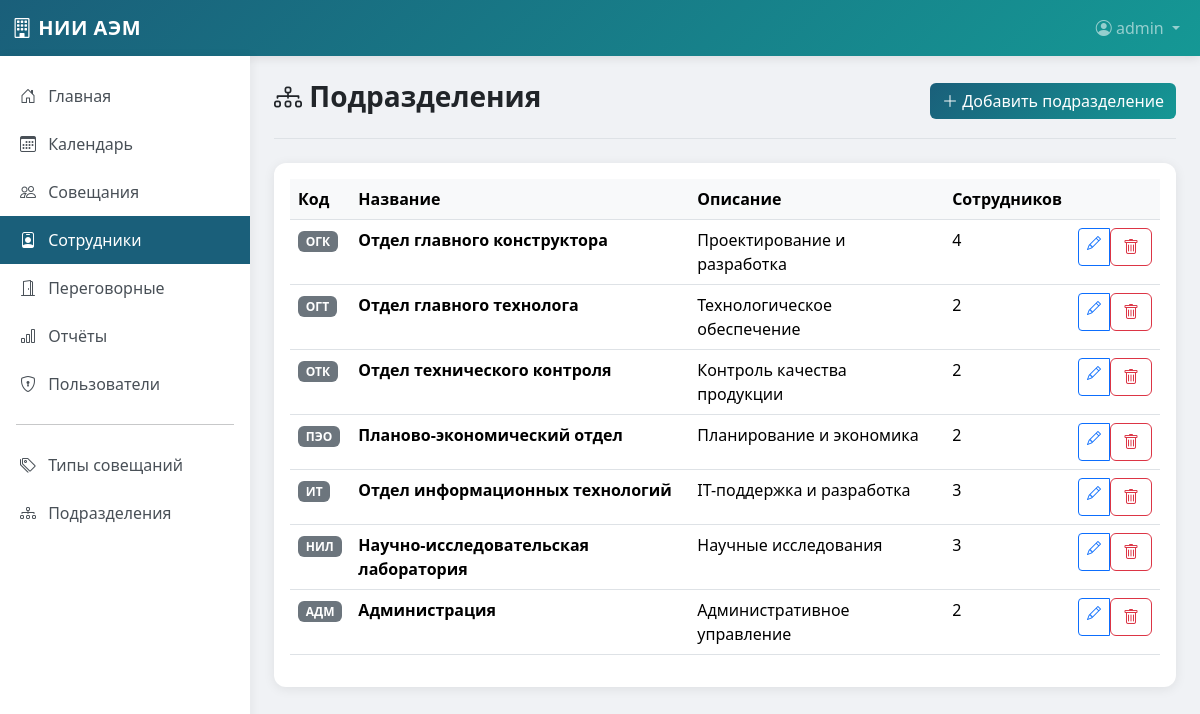
Screenshot of /employees/departments (signed in) with the database file from the repository.
### app/models.py (models this page shows, shortened)
class User(UserMixin, db.Model):
    id = db.Column(db.Integer, primary_key=True)
    username = db.Column(db.String(64), unique=True, nullable=False, index=True)
    email = db.Column(db.String(120), unique=True, nullable=False, index=True)
    password_hash = db.Column(db.String(256))
    role = db.Column(db.String(20), default='user')  # admin, manager, user
    employee_id = db.Column(db.Integer, db.ForeignKey('employee.id'), nullable=True)
    is_active = db.Column(db.Boolean, default=True)  # True = активен, False = заблокирован
    created_at = db.Column(db.DateTime, default=lambda: datetime.now(timezone.utc))
    employee = db.relationship('Employee', backref='user_account', uselist=False)
    def is_admin(self):
        return self.role == 'admin'

class Department(db.Model):
    id = db.Column(db.Integer, primary_key=True)
    name = db.Column(db.String(200), nullable=False)
    code = db.Column(db.String(20), unique=True, nullable=False)
    description = db.Column(db.Text)
    head_id = db.Column(db.Integer, db.ForeignKey('employee.id'), nullable=True)
    employees = db.relationship('Employee', backref='department', lazy='dynamic',
                               foreign_keys='Employee.department_id')

### app/routes/employees.py (the view)
@bp.route('/departments')
@login_required
def departments():
    departments = Department.query.all()
    return render_template('employees/departments.html', departments=departments)

### app/models.py (called while the page is built)
@login_manager.user_loader
def load_user(id):
    return User.query.get(int(id))

### app/templates/employees/departments.html (shortened to what this page needs)
{% extends "base.html" %}
{% block content %}
<div class="page-header d-flex justify-content-between align-items-center">
    <h1><i class="bi bi-diagram-3"></i> Подразделения</h1>
    <a href="{{ url_for('employees.create_department') }}" class="btn btn-primary">
        <i class="bi bi-plus-lg"></i> Добавить подразделение
    </a>
</div>
<div class="card">
    <div class="card-body">
        {% if departments %}
        <div class="table-responsive">
            <table class="table table-hover">
                <thead>
                    <tr>
                        <th>Код</th>
                        <th>Название</th>
                        <th>Описание</th>
                        <th>Сотрудников</th>
                        <th></th>
                    </tr>
                </thead>
                <tbody>
                    {% for dept in departments %}
                    <tr>
                        <td><span class="badge bg-secondary">{{ dept.code }}</span></td>
                        <td class="fw-semibold">{{ dept.name }}</td>
                        <td>{{ dept.description or '-' }}</td>
                        <td>{{ dept.employees.count() }}</td>
                        <td>
                            <div class="btn-group btn-group-sm">
                                <a href="{{ url_for('employees.edit_department', id=dept.id) }}"
                                   class="btn btn-outline-primary">
                                    <i class="bi bi-pencil"></i>
                                </a>
                                <form action="{{ url_for('employees.delete_department', id=dept.id) }}"
                                      method="POST" class="d-inline">
                                    <button type="submit" class="btn btn-outline-danger"
                                            onclick="return confirm('Удалить подразделение?')">
                                        <i class="bi bi-trash"></i>
                                    </button>
                                </form>
                            </div>
                        </td>
                    </tr>
                    {% endfor %}
                </tbody>
            </table>
        </div>
        {% endif %}
    </div>
</div>
{% endblock %}

### app/templates/base.html (shortened to what this page needs)
<!DOCTYPE html>
<html lang="ru">
<head>
    <link href="https://cdn.jsdelivr.net/npm/bootstrap@5.3.2/dist/css/bootstrap.min.css" rel="stylesheet">
    <link href="https://cdn.jsdelivr.net/npm/bootstrap-icons@1.11.1/font/bootstrap-icons.css" rel="stylesheet">
    <link href="https://cdn.jsdelivr.net/npm/fullcalendar@6.1.10/index.global.min.css" rel="stylesheet">
</head>
<body>
    <nav class="navbar navbar-expand-lg navbar-dark">
        <div class="container-fluid">
            <a class="navbar-brand" href="{{ url_for('main.index') }}">
                <i class="bi bi-building"></i> НИИ АЭМ
            </a>
            <div class="collapse navbar-collapse" id="navbarNav">
                <ul class="navbar-nav ms-auto">
                    {% if current_user.is_authenticated %}
                    <li class="nav-item dropdown">
                        <a class="nav-link dropdown-toggle" href="#" id="userDropdown" role="button"
                           data-bs-toggle="dropdown" aria-expanded="false">
                            <i class="bi bi-person-circle"></i> {{ current_user.username }}
                        </a>
                    </li>
                    {% endif %}
                </ul>
            </div>
        </div>
    </nav>
    <div class="d-flex">
        {% if current_user.is_authenticated %}
        <nav class="sidebar d-none d-md-block">
            <ul class="nav flex-column">
                <li class="nav-item">
                    <a class="nav-link {{ 'active' if request.endpoint == 'main.index' }}"
                       href="{{ url_for('main.index') }}">
                        <i class="bi bi-house-door"></i> Главная
                    </a>
                </li>
                <li class="nav-item">
                    <a class="nav-link {{ 'active' if request.endpoint == 'main.calendar' }}"
                       href="{{ url_for('main.calendar') }}">
                        <i class="bi bi-calendar3"></i> Календарь
                    </a>
                </li>
                <li class="nav-item">
                    <a class="nav-link {{ 'active' if 'meetings' in request.endpoint }}"
                       href="{{ url_for('meetings.index') }}">
                        <i class="bi bi-people"></i> Совещания
                    </a>
                </li>
                <li class="nav-item">
                    <a class="nav-link {{ 'active' if 'employees' in request.endpoint }}"
                       href="{{ url_for('employees.index') }}">
                        <i class="bi bi-person-badge"></i> Сотрудники
                    </a>
                </li>
                <li class="nav-item">
                    <a class="nav-link {{ 'active' if 'rooms' in request.endpoint }}"
                       href="{{ url_for('rooms.index') }}">
                        <i class="bi bi-door-open"></i> Переговорные
                    </a>
                </li>
                <li class="nav-item">
                    <a class="nav-link {{ 'active' if 'reports' in request.endpoint }}"
                       href="{{ url_for('reports.index') }}">
                        <i class="bi bi-bar-chart"></i> Отчёты
                    </a>
                </li>
                {% if current_user.is_admin() %}
                <li class="nav-item">
                    <a class="nav-link {{ 'active' if 'admin' in request.endpoint }}"
                       href="{{ url_for('admin.users') }}">
                        <i class="bi bi-shield-lock"></i> Пользователи
                    </a>
                </li>
                {% endif %}
                <hr class="mx-3">
                <li class="nav-item">
                    <a class="nav-link" href="{{ url_for('meetings.types') }}">
                        <i class="bi bi-tags"></i> Типы совещаний
                    </a>
                </li>
                <li class="nav-item">
                    <a class="nav-link" href="{{ url_for('employees.departments') }}">
                        <i class="bi bi-diagram-3"></i> Подразделения
                    </a>
                </li>
            </ul>
        </nav>
        {% endif %}
        <main class="main-content flex-grow-1">
            {% block content %}{% endblock %}
        </main>
    </div>
</body>
</html>

### app/templates/base.html (style rules this page uses)
:root { --primary-color: #1a5f7a; --secondary-color: #159895; --accent-color: #57c5b6; --light-color: #f8f9fa; --dark-color: #212529; }
body { font-family: 'Segoe UI', Tahoma, Geneva, Verdana, sans-serif; background-color: #f0f2f5; min-height: 100vh; }
.navbar { background: linear-gradient(135deg, var(--primary-color), var(--secondary-color)); box-shadow: 0 2px 10px rgba(0,0,0,0.1); }
.navbar-brand { font-weight: 700; letter-spacing: 0.5px; }
.sidebar { background: white; box-shadow: 2px 0 10px rgba(0,0,0,0.05); min-height: calc(100vh - 56px); position: fixed; top: 56px; left: 0; width: 250px; z-index: 100; padding-top: 1rem; }
.sidebar .nav-link { color: #495057; padding: 0.75rem 1.25rem; border-radius: 0; transition: all 0.2s; }
.sidebar .nav-link.active { background-color: var(--primary-color); color: white; }
.sidebar .nav-link i { width: 24px; margin-right: 8px; }
.main-content { margin-left: 250px; padding: 1.5rem; min-height: calc(100vh - 56px); }
.card { border: none; border-radius: 12px; box-shadow: 0 2px 12px rgba(0,0,0,0.08); transition: transform 0.2s, box-shadow 0.2s; }
.btn-primary { background: linear-gradient(135deg, var(--primary-color), var(--secondary-color)); border: none; }
.table th { background-color: #f8f9fa; font-weight: 600; border-top: none; }
.page-header { margin-bottom: 1.5rem; padding-bottom: 1rem; border-bottom: 1px solid #dee2e6; }
.page-header h1 { font-size: 1.75rem; font-weight: 600; color: var(--dark-color); }

### rows the page displays
User: username "admin"
Department: code "ОГК", name "Отдел главного конструктора", description "Проектирование и разработка", employees.count "4"
Department: code "ОГТ", name "Отдел главного технолога", description "Технологическое обеспечение", employees.count "2"
Department: code "ОТК", name "Отдел технического контроля", description "Контроль качества продукции", employees.count "2"
Department: code "ПЭО", name "Планово-экономический отдел", description "Планирование и экономика", employees.count "2"
Department: code "ИТ", name "Отдел информационных технологий", description "IT-поддержка и разработка", employees.count "3"
Department: code "НИЛ", name "Научно-исследовательская лаборатория", description "Научные исследования", employees.count "3"
Department: code "АДМ", name "Администрация", description "Административное управление", employees.count "2"
